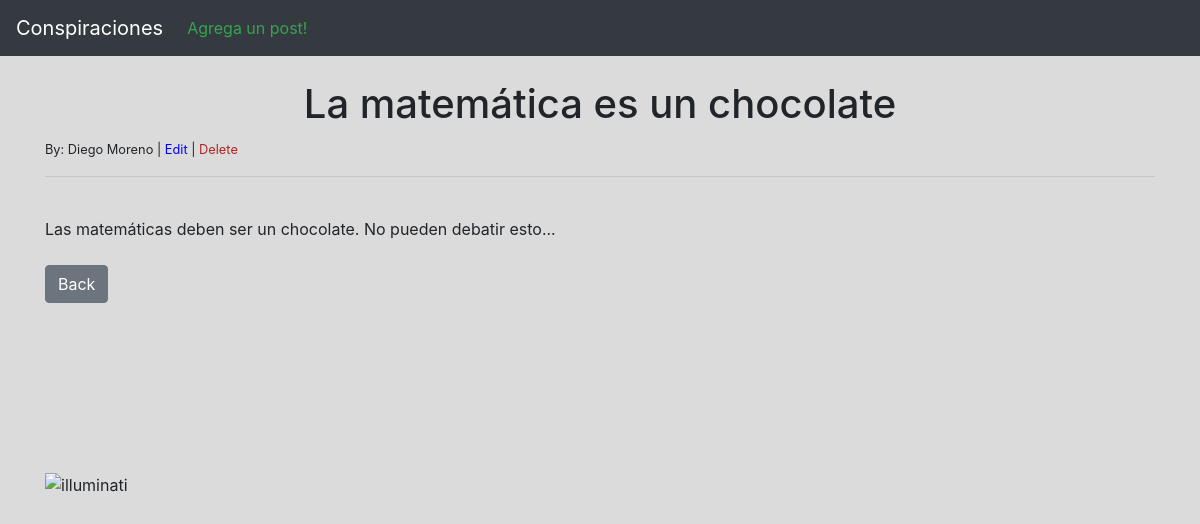
The app's page /article/2 with its own data.
### theblog/models.py (models this page shows, shortened)
class Post(models.Model):
    title = models.CharField(max_length = 255)
    title_tag = models.CharField(max_length = 255)
    author = models.ForeignKey(
        User,
        on_delete = models.CASCADE
    )
    body = models.TextField()

### theblog/views.py (the view)
# urls.py: path('article/<int:pk>', ArticleDetailView.as_view(), name = "article-detail"),
class ArticleDetailView(DetailView):
    model = Post
    template_name = 'article_details.html'

### theblog/templates/article_details.html (shortened to what this page needs)
{% extends 'base.html' %}
{% block content %}
<h1><center>{{ post.title }}</center></h1>
<small>By: {{ post.author.first_name }}
           {{ post.author.last_name }}
         | <a href = "{% url 'update_post' post.pk %}", style="color:blue">Edit</a>
         | <a href = "{% url 'delete_post' post.pk %}", style="color:rgb(176, 36, 36)">Delete</a></small> <br/>
<hr>
<br/>
{{ post.body }}
<br/><br/>
<a href = "{% url 'home' %}" class = "btn btn-secondary">Back</a>
<br/><br/>
<br/><br/>
<br/><br/>
<br/><br/>
<img src="https://www.eltiempo.com/files/image_640_428/uploads/2021/12/01/61a80a83351b7.jpeg"
alt="illuminati"
style width="200px">
{% endblock %}

### theblog/templates/article_details.html (style rules this page uses)
body { background-color: rgba(0, 0, 0, 0.142); }

### records on screen
Post: title "La matemática es un chocolate", author.first_name "Diego", author.last_name "Moreno", body "Las matemáticas deben ser un chocolate. No pueden debatir esto..."
